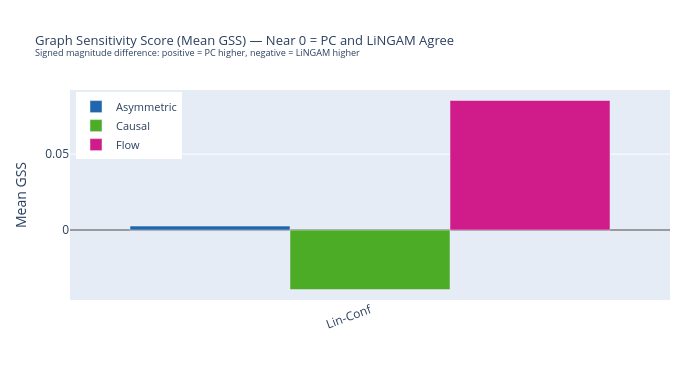

Notebook code cell kept with this figure:
### Markdown cell above
## 4. Graph Sensitivity Score (GSS)

How much does each method's output shift between the PC and LiNGAM graphs?  
Lower is more stable under graph uncertainty. GSS = 1 means the largest shift across all methods.

### Code cell
# GSS grouped bar — dataset × method
fig_gss = go.Figure()
for meth in BASE_METHODS:
    sub = df_gss[df_gss["Method"] == meth]
    fig_gss.add_trace(go.Bar(
        name         = meth,
        x            = sub["Dataset"].tolist(),
        y            = sub["MeanGSS"].tolist(),
        marker_color = METHOD_COLORS[meth],
        error_y      = None,
        hovertemplate=f"<b>{meth}</b><br>Dataset=%{{x}}<br>MeanGSS=%{{y:.4f}}<extra></extra>",
    ))

fig_gss.update_layout(
    title=dict(text="Graph Sensitivity Score (Mean GSS) — Near 0 = PC and LiNGAM Agree<br>"
               "<sup>Signed magnitude difference: positive = PC higher, negative = LiNGAM higher</sup>",
               font=dict(size=13)),
    barmode="group",
    yaxis=dict(title="Mean GSS", zeroline=True, zerolinewidth=1.5, zerolinecolor="gray"),
    height=380, width=700,
    legend=dict(x=0.01, y=0.99, xanchor="left", font=dict(size=11)),
    margin=dict(l=70, r=30, t=90, b=80),
    xaxis=dict(tickangle=-20),
)
fig_gss.show()

### Figure 1 — Plotly figure (JSON) as saved in the notebook; plotly's stock layout.template omitted (floating-point values rounded to 4 significant figures)
{"data": [{"hovertemplate": "<b>Asymmetric</b><br>Dataset=%{x}<br>MeanGSS=%{y:.4f}<extra></extra>", "marker": {"color": "#2166ac"}, "name": "Asymmetric", "type": "bar", "x": ["Lin-Conf"], "y": [0.002579]}, {"hovertemplate": "<b>Causal</b><br>Dataset=%{x}<br>MeanGSS=%{y:.4f}<extra></extra>", "marker": {"color": "#4dac26"}, "name": "Causal", "type": "bar", "x": ["Lin-Conf"], "y": [-0.03916]}, {"hovertemplate": "<b>Flow</b><br>Dataset=%{x}<br>MeanGSS=%{y:.4f}<extra></extra>", "marker": {"color": "#d01c8b"}, "name": "Flow", "type": "bar", "x": ["Lin-Conf"], "y": [0.08531]}], "layout": {"barmode": "group", "height": 380, "legend": {"font": {"size": 11}, "x": 0.01, "xanchor": "left", "y": 0.99}, "margin": {"b": 80, "l": 70, "r": 30, "t": 90}, "title": {"font": {"size": 13}, "text": "Graph Sensitivity Score (Mean GSS) — Near 0 = PC and LiNGAM Agree<br><sup>Signed magnitude difference: positive = PC higher, negative = LiNGAM higher</sup>"}, "width": 700, "xaxis": {"tickangle": -20}, "yaxis": {"title": {"text": "Mean GSS"}, "zeroline": true, "zerolinecolor": "gray", "zerolinewidth": 1.5}}}
